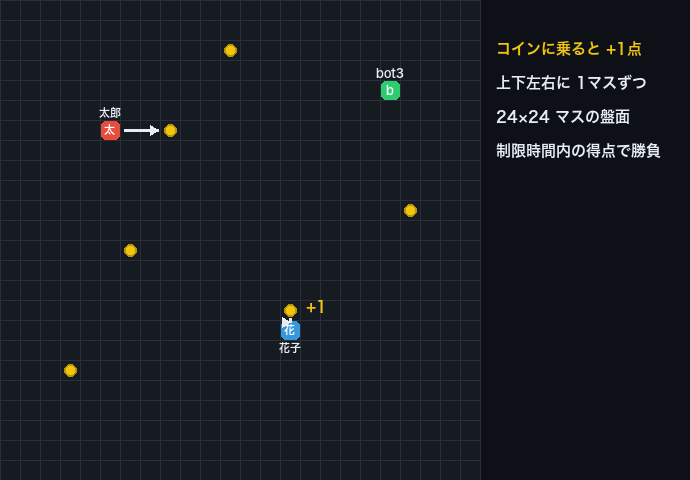

This chart was generated by the following Python code:
"""コイン争奪戦の盤面イメージ図を coin-battle-board.png に描き出す。

実際の board.html と同じ配色の盤面に、ルールの注釈を添えたイラスト。
実行: python notebooks/advanced/diagrams/coin-battle-board.py
"""
from PIL import Image, ImageDraw, ImageFont

W, H = 24, 24
CELL = 20
PAD_R = 210          # 右側の注釈スペース
IMG_W = W * CELL + PAD_R
IMG_H = H * CELL

def load_font(size):
    candidates = [
        "/System/Library/Fonts/ヒラギノ角ゴシック W6.ttc",
        "/System/Library/Fonts/Hiragino Sans GB.ttc",
        "/Library/Fonts/Arial Unicode.ttf",
        "C:/Windows/Fonts/meiryo.ttc",
    ]
    for path in candidates:
        try:
            return ImageFont.truetype(path, size)
        except OSError:
            continue
    return ImageFont.load_default()

img = Image.new("RGB", (IMG_W, IMG_H), "#0d1117")
draw = ImageDraw.Draw(img)
font = load_font(15)
small = load_font(11)

# 盤面
draw.rectangle([0, 0, W * CELL, H * CELL], fill="#161b22")
for i in range(W + 1):
    draw.line([(i * CELL, 0), (i * CELL, H * CELL)], fill="#2a2f3a")
    draw.line([(0, i * CELL), (W * CELL, i * CELL)], fill="#2a2f3a")

def coin(x, y):
    draw.ellipse([x * CELL + 4, y * CELL + 4, x * CELL + CELL - 4, y * CELL + CELL - 4],
                 fill="#f1c40f", outline="#b7950b", width=2)

def player(x, y, color, icon, name, label_below=False):
    draw.rounded_rectangle([x * CELL + 1, y * CELL + 1, x * CELL + CELL - 1, y * CELL + CELL - 1],
                           radius=5, fill=color)
    draw.text((x * CELL + CELL / 2, y * CELL + CELL / 2), icon,
              font=small, fill="#ffffff", anchor="mm")
    label_y = y * CELL + CELL + 8 if label_below else y * CELL - 7
    draw.text((x * CELL + CELL / 2, label_y), name,
              font=small, fill="#e6edf3", anchor="mm")

for cx, cy in [(8, 6), (3, 18), (14, 15), (20, 10), (11, 2), (6, 12)]:
    coin(cx, cy)

player(5, 6, "#e74c3c", "太", "太郎")
player(14, 16, "#3498db", "花", "花子", label_below=True)
player(19, 4, "#2ecc71", "b", "bot3")

def arrow(x1, y1, x2, y2, color):
    draw.line([(x1, y1), (x2, y2)], fill=color, width=3)
    draw.polygon([(x2, y2), (x2 - 8, y2 - 5), (x2 - 8, y2 + 5)], fill=color)

# 太郎がコインへ向かう矢印
arrow(6 * CELL + 4, 6 * CELL + CELL / 2, 8 * CELL - 2, 6 * CELL + CELL / 2, "#e6edf3")
# 花子はコインの1マス手前から乗る
arrow(14 * CELL + CELL / 2, 16 * CELL - 2, 14 * CELL + CELL / 2, 15 * CELL + CELL + 2, "#e6edf3")
draw.text((15 * CELL + 6, 15 * CELL - 2), "+1", font=font, fill="#f1c40f")

# 右側の注釈
notes = [
    ("#f1c40f", "コインに乗ると +1点"),
    ("#e6edf3", "上下左右に 1マスずつ"),
    ("#e6edf3", "24×24 マスの盤面"),
    ("#e6edf3", "制限時間内の得点で勝負"),
]
ny = 40
for color, text in notes:
    draw.text((W * CELL + 16, ny), text, font=font, fill=color)
    ny += 34

img.save(__file__.replace(".py", ".png"))
print("coin-battle-board.png を書き出しました")
